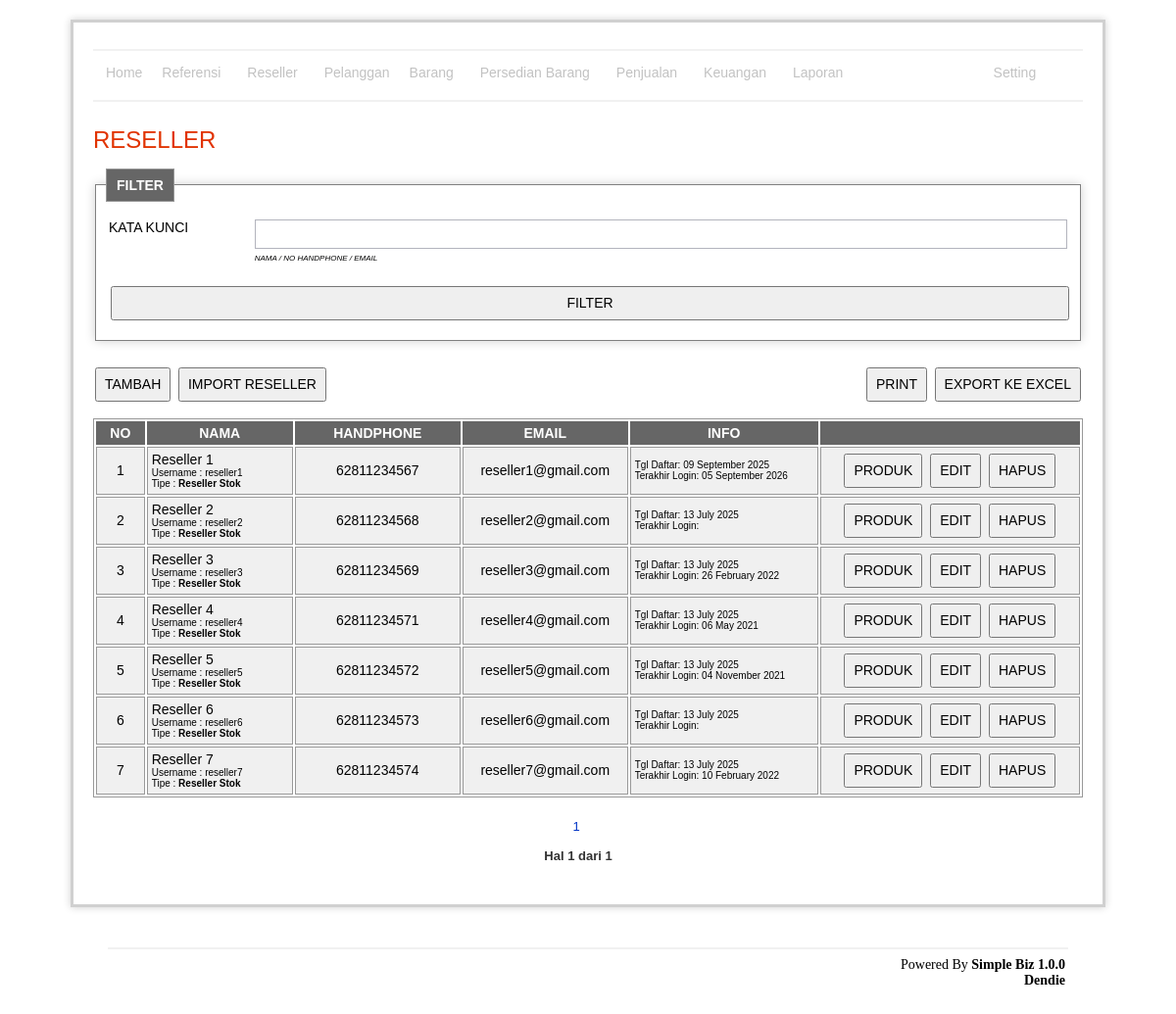
The page /reseller/index.php (signed in) on the database its author committed.
### tables this page shows
CREATE TABLE `reseller`  (
  `id` int(11) NOT NULL AUTO_INCREMENT,
  `name` varchar(255) NOT NULL,
  `country_code` varchar(255) NOT NULL,
  `phone_number` varchar(255) NOT NULL,
  `email` varchar(255) NOT NULL,
  `city` varchar(255) NOT NULL,
  `username` varchar(255) NOT NULL,
  `password` varchar(255) NOT NULL,
  `fee_reseller_nominal` double NOT NULL,
  `fee_reseller_percent` double NOT NULL,
  `date_input` datetime(0) NOT NULL,
  `last_login` datetime(0) NOT NULL,
  `is_dropshipper` enum('0','1') NULL DEFAULT NULL,
  `is_active` enum('0','1') NOT NULL COMMENT '0=not active,1=active',
  `is_delete` enum('0','1') NOT NULL COMMENT '0=not delete,1=delete',
  PRIMARY KEY (`id`) USING BTREE
);

### lib/general.class.php (called while the page is built, shortened)
<?php
if (!class_exists('general')) {
	class general
	{
		public static function secureInput($str)
		{
			$rst = addslashes(htmlentities($str));
			return $rst;
		}
	}
}
?>

### reseller/indexRead.php (called while the page is built, shortened)
<?php
	include '../lib/connection.php';
	include '../lib/split.class.php';
	include '../lib/general.class.php';
	$keyword = general::secureInput(str_replace(' ','',trim($_REQUEST['keyword'])));
	$record = isset($_GET['SplitRecord']) ? general::secureInput($_GET['SplitRecord']) : 0;
	$limit = isset($_REQUEST['print']) ? '' : "limit $record,50";
	$query = "select r.id, r.name, r.phone_number, r.country_code, r.city, r.date_input, r.last_login, username, email,
			   date_format(r.date_input,'%d %M %Y') as date_input_format,
			   date_format(r.last_login,'%d %M %Y') as last_login_format, is_dropshipper
			  from reseller as r
		  	  where is_delete = '0'
		  	  and (  (replace(name, ' ', '' ) like '%$keyword%')
			  	      or (replace(concat(r.	country_code,r.	phone_number), ' ', '' ) like '%$keyword%')
			  	      or (replace(email, ' ', '' ) like '%$keyword%')
			  	      or (concat(r.	country_code,r.	phone_number) like '%$keyword%')
			  	   )
		  	  $limit
			 ";
	$data = mysqli_query($con, $query) or die (mysqli_error($con));
	$query = "select count(r.id) as total
			  from reseller as r
		  	  where is_delete = '0'
		  	  and ((replace(name, ' ', '' ) like '%$keyword%')
			  	  or (replace(concat(r.	country_code,r.	phone_number), ' ', '' ) like '%$keyword%')
			  	  or (replace(email, ' ', '' ) like '%$keyword%')
			  	  or (concat(r.	country_code,r.	phone_number) like '%$keyword%'))
			 ";
	$dataTotal = mysqli_query($con, $query) or die(mysqli_error($con));
	$total = mysqli_fetch_array($dataTotal);
	$split = new Split('index.php',$total['total'],50,50);
?>

### reseller/index.php (the view, shortened to what this page needs)
<?php include 'indexRead.php' ?>
	<h1>RESELLER</h1>
		<fieldset>
			<legend><b>FILTER<b></legend>
				<form action="index.php" method="post" >
					<table width="100%">
						<tr>
							<td width="15%" valign="top">KATA KUNCI</td>
							<td valign="top">
								<input placeholder=""name="keyword" type="text" value="<?php echo $_REQUEST['keyword'] ?>" style="width:100%"/><br />
								<small style="font-size:8px"><i>NAMA  / NO HANDPHONE / EMAIL</i></small>
							</td>
						</tr>
						<tr>
							<td colspan="2"><input type="submit" value="FILTER" style="width: 100%; margin-top:20px" /></td>
						</tr>
					</table>
				</form>
		</fieldset>
		<br />
    <div style="margin: 10px 0px 15px 0px">
        <div style="float: left;">
        	<input type="button" value="TAMBAH" onclick="window.location='add.php'" />
        	<input type="button" value="IMPORT RESELLER" onclick="window.location='../resellerImport/add.php'" />
        </div>
		<?php if(mysqli_num_rows($data) > 0) : ?>
			<div style="text-align:right">
				<input type="button" value="PRINT" onclick="window.open('print.php?print=1&keyword=<?php echo $keyword ?>')" />
				<input type="button" value="EXPORT KE EXCEL" onclick="window.open('excel.php?print=1&keyword=<?php echo $keyword ?>')" />
			</div>
		<?php endif; ?>
	</div>
	<?php if(mysqli_num_rows($data) < 1) : ?>
	 	<div class="warning">
			<h3><?php echo message::getMsg('emptySuccess') ?></h3>
		</div>
	<?php else: ?>
		<div id="tbl">
			<table width="100%">
				<thead>
					<tr>
						<th align="center" width="5%">NO</th>
						<th align="center" width="15%">NAMA</th>
						<th align="center" width="17%">HANDPHONE</th>
						<th align="center" width="17%">EMAIL</th>
						<th align="center" width="">INFO</th>
						<th></th>
					</tr>
				</thead>
				<tbody>
					<?php $i = (1 + $record); ?>
					<?php while($val = mysqli_fetch_array($data)): ?>
						<tr>
							<td align="center"><?php echo $i ?></td>
							<td>
								<?php echo $val['name'] ?>
								<div style="font-size: 10px">Username : <?php echo $val['username'] ?></div>
								<div style="font-size: 10px">Tipe :   <b><?php echo $val['is_dropshipper'] == 1 ? 'Drophipper' : 'Reseller Stok'  ?></b></div>
							</td>
							<td align="center">
								<?php echo $val['country_code'] ?><?php echo $val['phone_number'] ?>
							</td>
							<td align="center">
								<?php echo $val['email'] ?>
							</td>
							<td align="left">
								<div style="font-size: 10">Tgl Daftar: <?php echo $val['date_input_format'] ?></div>
								<div style="font-size: 10">Terakhir Login: <?php echo $val['last_login_format'] ?></div>
							</td>
							<td align="center">
								<input type="button" value="PRODUK" onclick="window.location='../resellerProduk/index.php?resellerId=<?php echo $val['id'] ?>'" />
								<input type="button" value="EDIT" onclick="window.location='edit.php?id=<?php echo $val['id'] ?>'" />
								<input type="button" value="HAPUS" onclick="confirm('Anda yakin akan menghapus ?') ? window.location='delete.php?id=<?php echo $val['id'] ?>' : false" />
							</td>
						</tr>
					<?php $i++; ?>
					<?php endwhile; ?>
			</table>
			<p style="text-align:center; padding:10px">
				<?php
					echo $split->splitPage($_GET['SplitLanjut'],array('keyword='.$keyword,'dateFrom='.$_REQUEST['dateFrom'],'dateTo='.$_REQUEST['dateTo']));
					echo '<br /><br />';
					echo 'Hal <b>',$split->NoPage($_GET['SplitRecord']),'</b> dari <b>',$split->totalPage().'</b>';a
				?>
			</p>
		</div>
	<?php endif; ?>
<?php include '../template/main.php' ?>

### asset/css/style.css (style rules this page uses)
#content p { margin: 12px 20px 12px 0; text-align:left; }
#content h1 { color: #e13300; background-color: transparent; font-weight: normal; font-size: 24px; margin: 10px 0 5px 0; padding: 15px 0 10px 0px; text-align:left; }
table { font-size: 14px; }
#tbl table { border: 1px solid #999; }
#tbl th { font-weight: bold; text-align: center; font-size: 14px; background-color: #666; color: #fff; padding: 4px; }
#tbl td { border: 1px solid #999; font-weight: normal; font-size: 14px; padding: 4px; background-color: #f0f0f0; }
fieldset { border: 1px solid #999; background-color: #ffffff; border: 1px solid gray; -webkit-box-shadow: 0px 0px 10px #D0D0D0; padding: 15px 10px 15px 10px; }
fieldset legend { border: 1px solid #999; font-size: 14px; padding: 8px 10px 8px 10px; background-color: #666; color: #fff; }
form { margin: 0; padding: 0; text-align: left; }
input[type="text"], input[type="password"], textarea { font-size: 14px; color: #333; border: 1px solid #B3B4BD; font-size: 14px; height: 24px; margin: 0px 0px 5px 0px; padding: 2px 8px 2px 8px; height: 30px; }
input[type="button"], input[type="submit"] { font-size: 14px; height: 35px; padding: 2px 8px 2px 8px; margin: 2px; }

### rows shown on the page
reseller: name "Reseller 1", username "reseller1", is_dropshipper "Reseller Stok", country_code "62", phone_number "811234567", email "reseller1@gmail.com", date_input_format "09 September 2025", last_login_format "05 September 2026"
reseller: name "Reseller 2", username "reseller2", is_dropshipper "Reseller Stok", country_code "62", phone_number "811234568", email "reseller2@gmail.com", date_input_format "13 July 2025"
reseller: name "Reseller 3", username "reseller3", is_dropshipper "Reseller Stok", country_code "62", phone_number "811234569", email "reseller3@gmail.com", date_input_format "13 July 2025", last_login_format "26 February 2022"
reseller: name "Reseller 4", username "reseller4", is_dropshipper "Reseller Stok", country_code "62", phone_number "811234571", email "reseller4@gmail.com", date_input_format "13 July 2025", last_login_format "06 May 2021"
reseller: name "Reseller 5", username "reseller5", is_dropshipper "Reseller Stok", country_code "62", phone_number "811234572", email "reseller5@gmail.com", date_input_format "13 July 2025", last_login_format "04 November 2021"
reseller: name "Reseller 6", username "reseller6", is_dropshipper "Reseller Stok", country_code "62", phone_number "811234573", email "reseller6@gmail.com", date_input_format "13 July 2025"
reseller: name "Reseller 7", username "reseller7", is_dropshipper "Reseller Stok", country_code "62", phone_number "811234574", email "reseller7@gmail.com", date_input_format "13 July 2025", last_login_format "10 February 2022"

### other values the page prints
$split->NoPage($_GET['SplitRecord']) "1"
$split->totalPage() "1"
